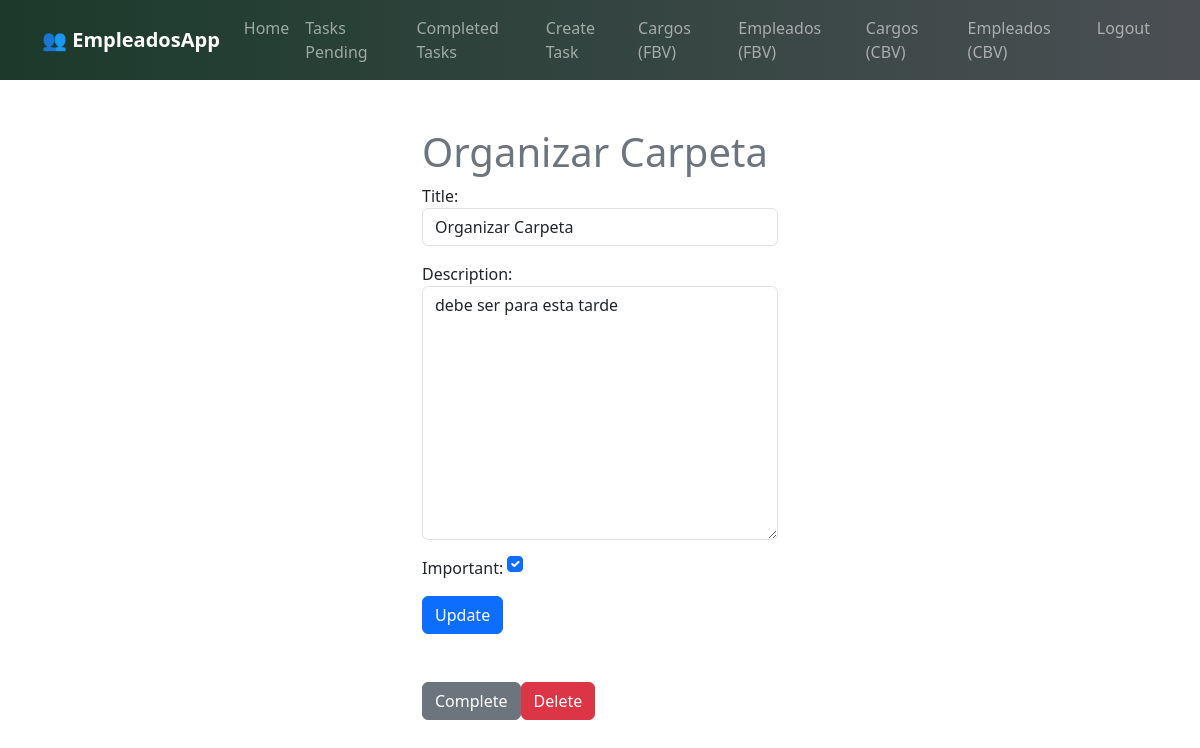
Page /tasks/11/ (signed in) on the committed database.
### tasks/models.py (models this page shows, shortened)
class Task(models.Model):
    title = models.CharField(max_length=100)
    description = models.TextField(blank=True)
    created = models.DateTimeField(auto_now_add=True)
    datecompleted = models.DateTimeField(null=True, blank=True)
    important = models.BooleanField(default=False)
    user = models.ForeignKey(User, on_delete=models.CASCADE)

### tasks/views.py (the view, shortened to what this page needs)
# urls.py: path('tasks/<int:task_id>/', views.task_detail, name='task_detail'),
@login_required
def task_detail(request, task_id):
    if request.method == 'GET':
        task = get_object_or_404(Task,pk=task_id, user=request.user)
        form = TaskForm(instance=task)
        return render(request, 'task_detail.html', {'task': task, 'form': form})

### tasks/forms.py
class TaskForm(forms.ModelForm):
    class Meta:
        model = Task
        fields = ['title', 'description', 'important']
        widgets = {
            'title': forms.TextInput(attrs={'class': 'form-control', 'placeholder': 'Write a title'}),
            'description': forms.Textarea(attrs={'class': 'form-control', 'placeholder': 'Write adescription'}),
            'important': forms.CheckboxInput(attrs={'class': 'form-check-input m-auto'}),
            }

### tasks/templates/task_detail.html (shortened to what this page needs)
{% extends 'base.html' %}
{% block content %}
<main class="container">
    <div class="row">
        <div class="col-md-4 offset-md-4 mt-5">
            <h1 class="text-secondary">{{ task.title }}</h1>
            <form method="POST">
                {{form.as_p}}
                <button class="btn btn-primary">
                    Update
                </button>
            </form>
            <div class="mt-5 d-flex">
                <form action="{% url 'complete_task' task.id %}" method="POST">
                    <button class="btn btn-secondary">
                        Complete
                    </button>
                </form>
                <form action="{% url 'delete_task' task.id %}" method="POST">
                    <button class="btn btn-danger">
                        Delete
                    </button>
                </form>
            </div>
        </div>
    </div>
</main>
{% endblock %}

### rows in the picture
Task: title "Organizar Carpeta", description "debe ser para esta tarde", important "☑"
